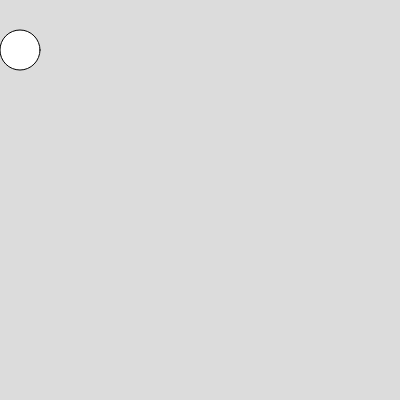
Frame 1 (no input)
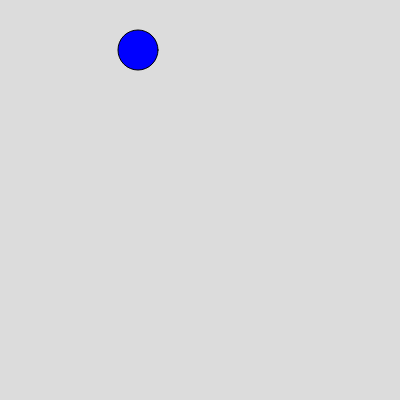
Frame 60 (no input)
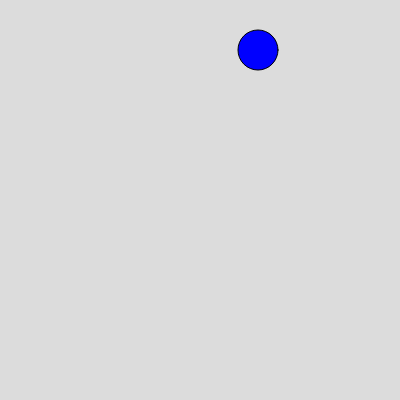
Frame 120 (the mouse pressed at the canvas centre since frame 60)

The p5.js sketch that drew these frames (run headless with seeded random() and noise() and a simulated clock; from frame 60 on, the mouse is pressed at the canvas centre):

// p5.js sketch
// ── sketch.js
var ball ={
  x:20,y:50,r:40,Xspeed:0,yspeed:0,
  color: "blue"
}



function setup() {
  createCanvas(400, 400);

}

function draw() {
  background(220);
  circle(ball.x,ball.y,ball.r,)
  fill(ball.color)
  ball.Xspeed =2
  ball.x += ball.Xspeed

}
